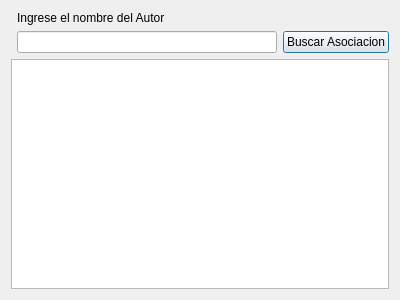
<?xml version="1.0" encoding="UTF-8"?>
<ui version="4.0">
 <class>Dialog</class>
 <widget class="QDialog" name="Dialog">
  <property name="geometry">
   <rect>
    <x>0</x>
    <y>0</y>
    <width>400</width>
    <height>300</height>
   </rect>
  </property>
  <property name="windowTitle">
   <string>Asociaciones</string>
  </property>
  <layout class="QGridLayout" name="gridLayout">
   <item row="1" column="1">
    <widget class="QLineEdit" name="le_autor"/>
   </item>
   <item row="1" column="2">
    <widget class="QPushButton" name="btn_buscar">
     <property name="text">
      <string>Buscar Asociacion</string>
     </property>
    </widget>
   </item>
   <item row="2" column="0" colspan="3">
    <widget class="QTableWidget" name="tw_asociaciones"/>
   </item>
   <item row="0" column="1">
    <widget class="QLabel" name="label">
     <property name="text">
      <string>Ingrese el nombre del Autor</string>
     </property>
    </widget>
   </item>
  </layout>
 </widget>
 <resources/>
 <connections/>
</ui>
